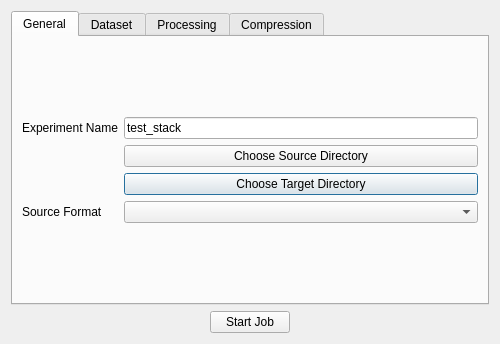
<?xml version="1.0" encoding="UTF-8"?>
<ui version="4.0">
 <class>Dialog</class>
 <widget class="QDialog" name="Dialog">
  <property name="geometry">
   <rect>
    <x>0</x>
    <y>0</y>
    <width>500</width>
    <height>344</height>
   </rect>
  </property>
  <property name="windowTitle">
   <string>Knossos Cuber</string>
  </property>
  <layout class="QVBoxLayout" name="verticalLayout_2">
   <item>
    <layout class="QVBoxLayout" name="verticalLayout">
     <item>
      <widget class="QTabWidget" name="tabWidget">
       <property name="currentIndex">
        <number>0</number>
       </property>
       <widget class="QWidget" name="tab">
        <attribute name="title">
         <string>General</string>
        </attribute>
        <layout class="QVBoxLayout" name="verticalLayout_3">
         <item>
          <layout class="QGridLayout" name="gridLayout">
           <item row="2" column="0">
            <widget class="QLabel" name="label_target_dir">
             <property name="toolTip">
              <string>&lt;html&gt;&lt;head/&gt;&lt;body&gt;&lt;p&gt;Where to write the output cubes.&lt;/p&gt;&lt;/body&gt;&lt;/html&gt;</string>
             </property>
             <property name="text">
              <string>&lt;no target dir&gt;</string>
             </property>
            </widget>
           </item>
           <item row="2" column="1">
            <widget class="QPushButton" name="push_button_choose_target_dir">
             <property name="toolTip">
              <string>&lt;html&gt;&lt;head/&gt;&lt;body&gt;&lt;p&gt;Where to write the output cubes.&lt;/p&gt;&lt;/body&gt;&lt;/html&gt;</string>
             </property>
             <property name="text">
              <string>Choose Target Directory</string>
             </property>
            </widget>
           </item>
           <item row="1" column="1">
            <widget class="QPushButton" name="push_button_choose_source_dir">
             <property name="toolTip">
              <string>&lt;html&gt;&lt;head/&gt;&lt;body&gt;&lt;p&gt;Path to 2D images or full-resolution (mag1) cubes.&lt;/p&gt;&lt;/body&gt;&lt;/html&gt;</string>
             </property>
             <property name="text">
              <string>Choose Source Directory</string>
             </property>
            </widget>
           </item>
           <item row="0" column="0">
            <widget class="QLabel" name="label_experiment_name">
             <property name="toolTip">
              <string>&lt;html&gt;&lt;head/&gt;&lt;body&gt;&lt;p&gt;Arbitrary experiment name identifier&lt;/p&gt;&lt;/body&gt;&lt;/html&gt;</string>
             </property>
             <property name="text">
              <string>Experiment Name</string>
             </property>
            </widget>
           </item>
           <item row="1" column="0">
            <widget class="QLabel" name="label_source_dir">
             <property name="toolTip">
              <string>&lt;html&gt;&lt;head/&gt;&lt;body&gt;&lt;p&gt;Path to 2D images or full-resolution (mag1) cubes.&lt;/p&gt;&lt;/body&gt;&lt;/html&gt;</string>
             </property>
             <property name="text">
              <string>&lt;no source dir&gt;</string>
             </property>
            </widget>
           </item>
           <item row="0" column="1">
            <widget class="QLineEdit" name="line_edit_experiment_name">
             <property name="toolTip">
              <string>&lt;html&gt;&lt;head/&gt;&lt;body&gt;&lt;p&gt;Arbitrary experiment name identifier.&lt;/p&gt;&lt;/body&gt;&lt;/html&gt;</string>
             </property>
             <property name="text">
              <string>test_stack</string>
             </property>
            </widget>
           </item>
           <item row="3" column="0">
            <widget class="QLabel" name="label_source_format">
             <property name="toolTip">
              <string>&lt;html&gt;&lt;head/&gt;&lt;body&gt;&lt;p&gt;Whatever image format PIL can read in, or 'raw' for faster cubing. Must be identical to the file name extension of input data.&lt;/p&gt;&lt;/body&gt;&lt;/html&gt;</string>
             </property>
             <property name="text">
              <string>Source Format</string>
             </property>
            </widget>
           </item>
           <item row="3" column="1">
            <widget class="QComboBox" name="combo_box_source_format"/>
           </item>
          </layout>
         </item>
        </layout>
       </widget>
       <widget class="QWidget" name="tab_2">
        <attribute name="title">
         <string>Dataset</string>
        </attribute>
        <layout class="QVBoxLayout" name="verticalLayout_4">
         <item>
          <layout class="QGridLayout" name="gridLayout_2">
           <item row="1" column="6">
            <widget class="QLineEdit" name="line_edit_scaling_z">
             <property name="toolTip">
              <string>&lt;html&gt;&lt;head/&gt;&lt;body&gt;&lt;p&gt;Voxel scaling, physical units per voxel.&lt;/p&gt;&lt;/body&gt;&lt;/html&gt;</string>
             </property>
             <property name="text">
              <string>1.0</string>
             </property>
            </widget>
           </item>
           <item row="2" column="5">
            <widget class="QLabel" name="label_boundaries_z">
             <property name="toolTip">
              <string>&lt;html&gt;&lt;head/&gt;&lt;body&gt;&lt;p&gt;Edge length of whole dataset, only required if not starting from 2D images.&lt;/p&gt;&lt;/body&gt;&lt;/html&gt;</string>
             </property>
             <property name="text">
              <string>z</string>
             </property>
            </widget>
           </item>
           <item row="2" column="2">
            <widget class="QLineEdit" name="line_edit_boundaries_x">
             <property name="toolTip">
              <string>&lt;html&gt;&lt;head/&gt;&lt;body&gt;&lt;p&gt;Edge length of whole dataset, only required if not starting from 2D images.&lt;/p&gt;&lt;/body&gt;&lt;/html&gt;</string>
             </property>
            </widget>
           </item>
           <item row="0" column="0">
            <widget class="QLabel" name="label_source_datatype">
             <property name="toolTip">
              <string>&lt;html&gt;&lt;head/&gt;&lt;body&gt;&lt;p&gt;Input image pixel data type, required only for raw.&lt;/p&gt;&lt;/body&gt;&lt;/html&gt;</string>
             </property>
             <property name="text">
              <string>Source Datatype</string>
             </property>
            </widget>
           </item>
           <item row="1" column="5">
            <widget class="QLabel" name="label_scaling_z">
             <property name="toolTip">
              <string>&lt;html&gt;&lt;head/&gt;&lt;body&gt;&lt;p&gt;Voxel scaling, physical units per voxel.&lt;/p&gt;&lt;/body&gt;&lt;/html&gt;</string>
             </property>
             <property name="text">
              <string>z</string>
             </property>
            </widget>
           </item>
           <item row="1" column="1">
            <widget class="QLabel" name="label_scaling_x">
             <property name="toolTip">
              <string>&lt;html&gt;&lt;head/&gt;&lt;body&gt;&lt;p&gt;Voxel scaling, physical units per voxel.&lt;/p&gt;&lt;/body&gt;&lt;/html&gt;</string>
             </property>
             <property name="text">
              <string>x</string>
             </property>
            </widget>
           </item>
           <item row="1" column="2">
            <widget class="QLineEdit" name="line_edit_scaling_x">
             <property name="toolTip">
              <string>&lt;html&gt;&lt;head/&gt;&lt;body&gt;&lt;p&gt;Voxel scaling, physical units per voxel.&lt;/p&gt;&lt;/body&gt;&lt;/html&gt;</string>
             </property>
             <property name="text">
              <string>1.0</string>
             </property>
            </widget>
           </item>
           <item row="2" column="0">
            <widget class="QLabel" name="label_boundaries">
             <property name="toolTip">
              <string>&lt;html&gt;&lt;head/&gt;&lt;body&gt;&lt;p&gt;Edge length of whole dataset, only required if not starting from 2D images.&lt;/p&gt;&lt;/body&gt;&lt;/html&gt;</string>
             </property>
             <property name="text">
              <string>Boundaries</string>
             </property>
            </widget>
           </item>
           <item row="1" column="4">
            <widget class="QLineEdit" name="line_edit_scaling_y">
             <property name="toolTip">
              <string>&lt;html&gt;&lt;head/&gt;&lt;body&gt;&lt;p&gt;Voxel scaling, physical units per voxel.&lt;/p&gt;&lt;/body&gt;&lt;/html&gt;</string>
             </property>
             <property name="text">
              <string>1.0</string>
             </property>
            </widget>
           </item>
           <item row="2" column="6">
            <widget class="QLineEdit" name="line_edit_boundaries_z">
             <property name="toolTip">
              <string>&lt;html&gt;&lt;head/&gt;&lt;body&gt;&lt;p&gt;Edge length of whole dataset, only required if not starting from 2D images.&lt;/p&gt;&lt;/body&gt;&lt;/html&gt;</string>
             </property>
            </widget>
           </item>
           <item row="2" column="4">
            <widget class="QLineEdit" name="line_edit_boundaries_y">
             <property name="toolTip">
              <string>&lt;html&gt;&lt;head/&gt;&lt;body&gt;&lt;p&gt;Edge length of whole dataset, only required if not starting from 2D images.&lt;/p&gt;&lt;/body&gt;&lt;/html&gt;</string>
             </property>
            </widget>
           </item>
           <item row="1" column="3">
            <widget class="QLabel" name="label_scaling_y">
             <property name="toolTip">
              <string>&lt;html&gt;&lt;head/&gt;&lt;body&gt;&lt;p&gt;Voxel scaling, physical units per voxel.&lt;/p&gt;&lt;/body&gt;&lt;/html&gt;</string>
             </property>
             <property name="text">
              <string>y</string>
             </property>
            </widget>
           </item>
           <item row="2" column="3">
            <widget class="QLabel" name="label_boundaries_y">
             <property name="toolTip">
              <string>&lt;html&gt;&lt;head/&gt;&lt;body&gt;&lt;p&gt;Edge length of whole dataset, only required if not starting from 2D images.&lt;/p&gt;&lt;/body&gt;&lt;/html&gt;</string>
             </property>
             <property name="text">
              <string>y</string>
             </property>
            </widget>
           </item>
           <item row="1" column="0">
            <widget class="QLabel" name="label_scaling">
             <property name="toolTip">
              <string>&lt;html&gt;&lt;head/&gt;&lt;body&gt;&lt;p&gt;Voxel scaling, physical units per voxel.&lt;/p&gt;&lt;/body&gt;&lt;/html&gt;</string>
             </property>
             <property name="text">
              <string>Scaling</string>
             </property>
            </widget>
           </item>
           <item row="3" column="0">
            <widget class="QLabel" name="label_source_dimensions">
             <property name="toolTip">
              <string>&lt;html&gt;&lt;head/&gt;&lt;body&gt;&lt;p&gt;Input image dimensions. Required for raw images, otherwise determined directly from input images.&lt;/p&gt;&lt;/body&gt;&lt;/html&gt;</string>
             </property>
             <property name="text">
              <string>Source Dimensions</string>
             </property>
            </widget>
           </item>
           <item row="3" column="2">
            <widget class="QLineEdit" name="line_edit_source_dimensions_x">
             <property name="toolTip">
              <string>&lt;html&gt;&lt;head/&gt;&lt;body&gt;&lt;p&gt;Input image dimensions. Required for raw images, otherwise determined directly from input images.&lt;/p&gt;&lt;/body&gt;&lt;/html&gt;</string>
             </property>
            </widget>
           </item>
           <item row="3" column="3">
            <widget class="QLabel" name="label_source_dimensions_y">
             <property name="toolTip">
              <string>&lt;html&gt;&lt;head/&gt;&lt;body&gt;&lt;p&gt;Input image dimensions. Required for raw images, otherwise determined directly from input images.&lt;/p&gt;&lt;/body&gt;&lt;/html&gt;</string>
             </property>
             <property name="text">
              <string>y</string>
             </property>
            </widget>
           </item>
           <item row="3" column="4">
            <widget class="QLineEdit" name="line_edit_source_dimensions_y">
             <property name="toolTip">
              <string>&lt;html&gt;&lt;head/&gt;&lt;body&gt;&lt;p&gt;Input image dimensions. Required for raw images, otherwise determined directly from input images.&lt;/p&gt;&lt;/body&gt;&lt;/html&gt;</string>
             </property>
            </widget>
           </item>
           <item row="2" column="1">
            <widget class="QLabel" name="label_boundaries_x">
             <property name="text">
              <string>x</string>
             </property>
            </widget>
           </item>
           <item row="3" column="1">
            <widget class="QLabel" name="label_source_dimensions_x">
             <property name="text">
              <string>x</string>
             </property>
            </widget>
           </item>
           <item row="0" column="1" colspan="6">
            <widget class="QComboBox" name="combo_box_source_datatype">
             <property name="toolTip">
              <string>&lt;html&gt;&lt;head/&gt;&lt;body&gt;&lt;p&gt;Input image pixel data type, required only for raw.&lt;/p&gt;&lt;/body&gt;&lt;/html&gt;</string>
             </property>
             <item>
              <property name="text">
               <string>uint8</string>
              </property>
             </item>
             <item>
              <property name="text">
               <string>uint16</string>
              </property>
             </item>
            </widget>
           </item>
           <item row="3" column="5" colspan="2">
            <widget class="QCheckBox" name="check_box_swap_axes">
             <property name="enabled">
              <bool>true</bool>
             </property>
             <property name="toolTip">
              <string>&lt;html&gt;&lt;head/&gt;&lt;body&gt;&lt;p&gt;Whether to swap axes. If yes, performs costly xy axes swap; this swap takes currently about as long as reading in each image file.&lt;/p&gt;&lt;/body&gt;&lt;/html&gt;</string>
             </property>
             <property name="text">
              <string>Swap Axes</string>
             </property>
             <property name="checked">
              <bool>true</bool>
             </property>
            </widget>
           </item>
          </layout>
         </item>
        </layout>
       </widget>
       <widget class="QWidget" name="tab_3">
        <attribute name="title">
         <string>Processing</string>
        </attribute>
        <layout class="QVBoxLayout" name="verticalLayout_5">
         <item>
          <layout class="QGridLayout" name="gridLayout_3">
           <item row="4" column="0">
            <widget class="QLabel" name="label_downsampling_workers">
             <property name="toolTip">
              <string>&lt;html&gt;&lt;head/&gt;&lt;body&gt;&lt;p&gt;Number of CPU cores to use for downsampling.&lt;/p&gt;&lt;/body&gt;&lt;/html&gt;</string>
             </property>
             <property name="text">
              <string>Downsampling workers</string>
             </property>
            </widget>
           </item>
           <item row="2" column="0">
            <widget class="QLabel" name="label_buffer_size_in_cubes">
             <property name="toolTip">
              <string>&lt;html&gt;&lt;head/&gt;&lt;body&gt;&lt;p&gt;How many cubes will be used. Ideally, this number should be greater than the number of cubes in a single z-layer of cubes.&lt;/p&gt;&lt;/body&gt;&lt;/html&gt;</string>
             </property>
             <property name="text">
              <string>Buffer size in cubes</string>
             </property>
            </widget>
           </item>
           <item row="4" column="1">
            <widget class="QSpinBox" name="spin_box_downsampling_workers">
             <property name="toolTip">
              <string>&lt;html&gt;&lt;head/&gt;&lt;body&gt;&lt;p&gt;Number of CPU cores to use for downsampling.&lt;/p&gt;&lt;/body&gt;&lt;/html&gt;</string>
             </property>
             <property name="maximum">
              <number>10000000</number>
             </property>
             <property name="value">
              <number>10</number>
             </property>
            </widget>
           </item>
           <item row="5" column="1">
            <widget class="QSpinBox" name="spin_box_compression_workers">
             <property name="toolTip">
              <string>&lt;html&gt;&lt;head/&gt;&lt;body&gt;&lt;p&gt;Numer of CPU cores to use for compression.&lt;/p&gt;&lt;/body&gt;&lt;/html&gt;</string>
             </property>
             <property name="maximum">
              <number>1000000000</number>
             </property>
             <property name="value">
              <number>20</number>
             </property>
            </widget>
           </item>
           <item row="3" column="0">
            <widget class="QLabel" name="label_cube_edge_length">
             <property name="toolTip">
              <string>&lt;html&gt;&lt;head/&gt;&lt;body&gt;&lt;p&gt;Use more than CPU cores available; 20 is good if you're on a local RAID array, higher numbers might help if you read / write from NFS.&lt;/p&gt;&lt;/body&gt;&lt;/html&gt;</string>
             </property>
             <property name="text">
              <string>Cube edge length</string>
             </property>
            </widget>
           </item>
           <item row="3" column="1">
            <widget class="QSpinBox" name="spin_box_cube_edge_length">
             <property name="toolTip">
              <string>&lt;html&gt;&lt;head/&gt;&lt;body&gt;&lt;p&gt;Use more than CPU cores available; 20 is good if you're on a local RAID array, higher numbers might help if you read / write from NFS.&lt;/p&gt;&lt;/body&gt;&lt;/html&gt;</string>
             </property>
             <property name="maximum">
              <number>10000000</number>
             </property>
             <property name="value">
              <number>128</number>
             </property>
            </widget>
           </item>
           <item row="0" column="1">
            <widget class="QRadioButton" name="radio_button_start_from_mag1">
             <property name="toolTip">
              <string>&lt;html&gt;&lt;head/&gt;&lt;body&gt;&lt;p&gt;If you already have full-resolution cubes, you can start from those cubes to generate downsampled and / or compressed cubes.&lt;/p&gt;&lt;/body&gt;&lt;/html&gt;</string>
             </property>
             <property name="text">
              <string>Start from full resolution cubes</string>
             </property>
             <property name="checked">
              <bool>false</bool>
             </property>
            </widget>
           </item>
           <item row="0" column="0">
            <widget class="QRadioButton" name="radio_button_start_from_2d_images">
             <property name="enabled">
              <bool>true</bool>
             </property>
             <property name="toolTip">
              <string>&lt;html&gt;&lt;head/&gt;&lt;body&gt;&lt;p&gt;Whether to generate cubes from 2D images.&lt;/p&gt;&lt;/body&gt;&lt;/html&gt;</string>
             </property>
             <property name="text">
              <string>Start from 2D images</string>
             </property>
             <property name="checked">
              <bool>true</bool>
             </property>
            </widget>
           </item>
           <item row="5" column="0">
            <widget class="QLabel" name="label_compression_workers">
             <property name="toolTip">
              <string>&lt;html&gt;&lt;head/&gt;&lt;body&gt;&lt;p&gt;Numer of CPU cores to use for compression.&lt;/p&gt;&lt;/body&gt;&lt;/html&gt;</string>
             </property>
             <property name="text">
              <string>Compression workers</string>
             </property>
            </widget>
           </item>
           <item row="1" column="0">
            <widget class="QCheckBox" name="check_box_downsample">
             <property name="toolTip">
              <string>&lt;html&gt;&lt;head/&gt;&lt;body&gt;&lt;p&gt;Create downsampled cubes for magnification pyramid.&lt;/p&gt;&lt;/body&gt;&lt;/html&gt;</string>
             </property>
             <property name="text">
              <string>Create downsampled cubes</string>
             </property>
             <property name="checked">
              <bool>true</bool>
             </property>
            </widget>
           </item>
           <item row="1" column="1">
            <widget class="QCheckBox" name="check_box_skip_already_generated">
             <property name="toolTip">
              <string>&lt;html&gt;&lt;head/&gt;&lt;body&gt;&lt;p&gt;Skip target cubes that already exist. Useful to continue a run that was aborted.&lt;/p&gt;&lt;/body&gt;&lt;/html&gt;</string>
             </property>
             <property name="text">
              <string>Skip already generated cubes</string>
             </property>
             <property name="checked">
              <bool>true</bool>
             </property>
            </widget>
           </item>
           <item row="2" column="1">
            <widget class="QSpinBox" name="spin_box_buffer_size_in_cubes">
             <property name="toolTip">
              <string>&lt;html&gt;&lt;head/&gt;&lt;body&gt;&lt;p&gt;How many cubes will be used. Ideally, this number should be greater than the number of cubes in a single z-layer of cubes.&lt;/p&gt;&lt;/body&gt;&lt;/html&gt;</string>
             </property>
             <property name="maximum">
              <number>100000000</number>
             </property>
             <property name="value">
              <number>1000</number>
             </property>
            </widget>
           </item>
           <item row="6" column="0">
            <widget class="QLabel" name="label_io_workers">
             <property name="toolTip">
              <string>&lt;html&gt;&lt;head/&gt;&lt;body&gt;&lt;p&gt;Use more than CPU cores available; 20 is good if you're on a local RAID array, higher numbers might help if you read / write from NFS.&lt;/p&gt;&lt;/body&gt;&lt;/html&gt;</string>
             </property>
             <property name="text">
              <string>IO Workers</string>
             </property>
            </widget>
           </item>
           <item row="6" column="1">
            <widget class="QSpinBox" name="spin_box_io_workers">
             <property name="toolTip">
              <string>&lt;html&gt;&lt;head/&gt;&lt;body&gt;&lt;p&gt;Use more than CPU cores available; 20 is good if you're on a local RAID array, higher numbers might help if you read / write from NFS.&lt;/p&gt;&lt;/body&gt;&lt;/html&gt;</string>
             </property>
             <property name="maximum">
              <number>100000000</number>
             </property>
             <property name="value">
              <number>20</number>
             </property>
            </widget>
           </item>
          </layout>
         </item>
        </layout>
       </widget>
       <widget class="QWidget" name="tab_4">
        <attribute name="title">
         <string>Compression</string>
        </attribute>
        <layout class="QVBoxLayout" name="verticalLayout_6">
         <item>
          <layout class="QGridLayout" name="gridLayout_4">
           <item row="1" column="0">
            <widget class="QLabel" name="label_path_to_openjpeg">
             <property name="toolTip">
              <string>&lt;html&gt;&lt;head/&gt;&lt;body&gt;&lt;p&gt;Path to JPEG2000 compression executable, only needed when using JPEG2000.&lt;/p&gt;&lt;/body&gt;&lt;/html&gt;</string>
             </property>
             <property name="text">
              <string>Path to OpenJPEG</string>
             </property>
            </widget>
           </item>
           <item row="1" column="1">
            <widget class="QLineEdit" name="line_edit_path_to_openjpeg">
             <property name="toolTip">
              <string>&lt;html&gt;&lt;head/&gt;&lt;body&gt;&lt;p&gt;Path to JPEG2000 compression executable, only needed when using JPEG2000.&lt;/p&gt;&lt;/body&gt;&lt;/html&gt;</string>
             </property>
            </widget>
           </item>
           <item row="1" column="2">
            <widget class="QPushButton" name="push_button_path_to_openjpeg">
             <property name="text">
              <string>...</string>
             </property>
            </widget>
           </item>
           <item row="3" column="0">
            <widget class="QLabel" name="label_compression_quality">
             <property name="toolTip">
              <string>&lt;html&gt;&lt;head/&gt;&lt;body&gt;&lt;p&gt;0-100 for jpg (100 is best), 1-10 for j2k (lowest is best).&lt;/p&gt;&lt;/body&gt;&lt;/html&gt;</string>
             </property>
             <property name="text">
              <string>Compression Quality</string>
             </property>
            </widget>
           </item>
           <item row="2" column="0">
            <widget class="QLabel" name="label_compression_algorithm">
             <property name="toolTip">
              <string>&lt;html&gt;&lt;head/&gt;&lt;body&gt;&lt;p&gt;Which compression algorithm to use for cubes.&lt;/p&gt;&lt;/body&gt;&lt;/html&gt;</string>
             </property>
             <property name="text">
              <string>Compression Algorithm</string>
             </property>
            </widget>
           </item>
           <item row="4" column="0">
            <widget class="QLabel" name="label_gauss_filter">
             <property name="toolTip">
              <string>&lt;html&gt;&lt;head/&gt;&lt;body&gt;&lt;p&gt;Gaussian filter before compression to reduce artefacts, this really helps a lot for noisy data. Do NOT use it for near-noise-free data (SNR larger than about 10).&lt;/p&gt;&lt;/body&gt;&lt;/html&gt;</string>
             </property>
             <property name="text">
              <string>Gauss filter </string>
             </property>
            </widget>
           </item>
           <item row="2" column="1" colspan="2">
            <widget class="QComboBox" name="combo_box_compression_algorithm">
             <property name="toolTip">
              <string>&lt;html&gt;&lt;head/&gt;&lt;body&gt;&lt;p&gt;Which compression algorithm to use for cubes.&lt;/p&gt;&lt;/body&gt;&lt;/html&gt;</string>
             </property>
             <item>
              <property name="text">
               <string>JPEG</string>
              </property>
             </item>
             <item>
              <property name="text">
               <string>JPEG2000</string>
              </property>
             </item>
            </widget>
           </item>
           <item row="3" column="1" colspan="2">
            <widget class="QSpinBox" name="spin_box_compression_quality">
             <property name="toolTip">
              <string>&lt;html&gt;&lt;head/&gt;&lt;body&gt;&lt;p&gt;0-100 for jpg (100 is best), 1-10 for j2k (lowest is best).&lt;/p&gt;&lt;/body&gt;&lt;/html&gt;</string>
             </property>
             <property name="value">
              <number>70</number>
             </property>
            </widget>
           </item>
           <item row="4" column="1" colspan="2">
            <widget class="QDoubleSpinBox" name="spin_box_double_gauss_filter">
             <property name="toolTip">
              <string>&lt;html&gt;&lt;head/&gt;&lt;body&gt;&lt;p&gt;Gaussian filter before compression to reduce artefacts, this really helps a lot for noisy data. Do NOT use it for near-noise-free data (SNR larger than about 10).&lt;/p&gt;&lt;/body&gt;&lt;/html&gt;</string>
             </property>
             <property name="value">
              <double>0.500000000000000</double>
             </property>
            </widget>
           </item>
           <item row="0" column="0" colspan="3">
            <widget class="QCheckBox" name="check_box_compress">
             <property name="toolTip">
              <string>&lt;html&gt;&lt;head/&gt;&lt;body&gt;&lt;p&gt;Create compressed cubes for efficient network streaming.&lt;/p&gt;&lt;/body&gt;&lt;/html&gt;</string>
             </property>
             <property name="text">
              <string>Create compressed cubes</string>
             </property>
             <property name="checked">
              <bool>true</bool>
             </property>
            </widget>
           </item>
          </layout>
         </item>
        </layout>
       </widget>
      </widget>
     </item>
     <item>
      <layout class="QHBoxLayout" name="horizontalLayout">
       <item>
        <spacer name="horizontalSpacer">
         <property name="orientation">
          <enum>Qt::Horizontal</enum>
         </property>
         <property name="sizeHint" stdset="0">
          <size>
           <width>40</width>
           <height>20</height>
          </size>
         </property>
        </spacer>
       </item>
       <item>
        <widget class="QPushButton" name="push_button_start_job">
         <property name="toolTip">
          <string>&lt;html&gt;&lt;head/&gt;&lt;body&gt;&lt;p&gt;Start the cubing job. Depending on the size of the input data and the performance / number of compute cores on this machine, this operation may take a very long time.&lt;/p&gt;&lt;/body&gt;&lt;/html&gt;</string>
         </property>
         <property name="text">
          <string>Start Job</string>
         </property>
        </widget>
       </item>
       <item>
        <spacer name="horizontalSpacer_2">
         <property name="orientation">
          <enum>Qt::Horizontal</enum>
         </property>
         <property name="sizeHint" stdset="0">
          <size>
           <width>40</width>
           <height>20</height>
          </size>
         </property>
        </spacer>
       </item>
      </layout>
     </item>
    </layout>
   </item>
  </layout>
 </widget>
 <tabstops>
  <tabstop>line_edit_experiment_name</tabstop>
  <tabstop>push_button_choose_source_dir</tabstop>
  <tabstop>push_button_choose_target_dir</tabstop>
  <tabstop>combo_box_source_format</tabstop>
  <tabstop>push_button_start_job</tabstop>
  <tabstop>tabWidget</tabstop>
  <tabstop>combo_box_source_datatype</tabstop>
  <tabstop>line_edit_scaling_x</tabstop>
  <tabstop>line_edit_scaling_y</tabstop>
  <tabstop>line_edit_scaling_z</tabstop>
  <tabstop>line_edit_boundaries_x</tabstop>
  <tabstop>line_edit_boundaries_y</tabstop>
  <tabstop>line_edit_boundaries_z</tabstop>
  <tabstop>line_edit_source_dimensions_x</tabstop>
  <tabstop>line_edit_source_dimensions_y</tabstop>
  <tabstop>check_box_swap_axes</tabstop>
  <tabstop>line_edit_path_to_openjpeg</tabstop>
  <tabstop>push_button_path_to_openjpeg</tabstop>
  <tabstop>combo_box_compression_algorithm</tabstop>
  <tabstop>spin_box_compression_quality</tabstop>
  <tabstop>spin_box_double_gauss_filter</tabstop>
 </tabstops>
 <resources/>
 <connections/>
</ui>
